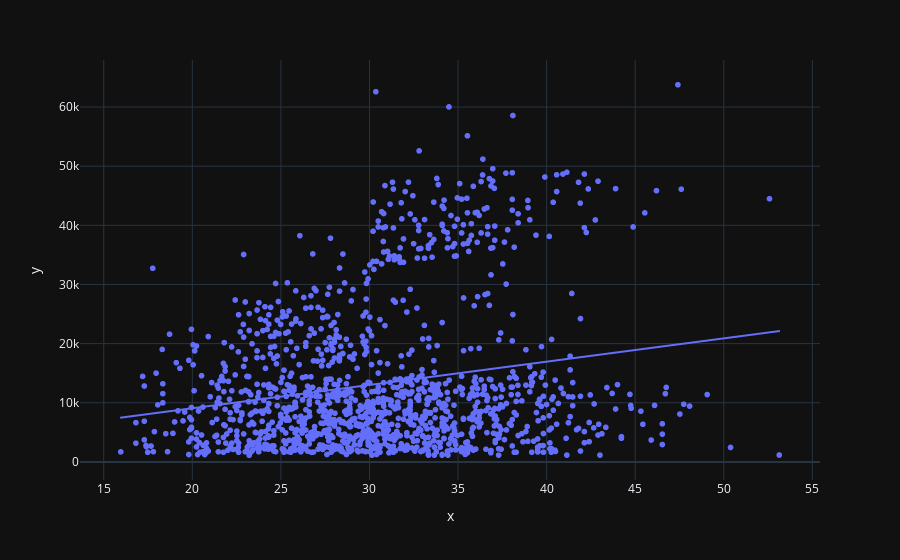

Source (notebook cell):
### Markdown cell above
### 3.4 BMI & Charges

### Code cell
px.scatter(x=filtered_data['bmi'],
           y=filtered_data['charges'],
           trendline='ols')

### Figure 1 — Plotly figure (JSON) as saved in the notebook; plotly's stock layout.template omitted (floating-point values rounded to 4 significant figures; data arrays with more than 128 entries replaced by an {"elided": "..."} marker saying what was removed)
{"data": [{"hovertemplate": "x=%{x}<br>y=%{y}<extra></extra>", "legendgroup": "", "marker": {"color": "#636efa", "symbol": "circle"}, "mode": "markers", "name": "", "showlegend": false, "x": {"elided": "1338 float values"}, "xaxis": "x", "y": {"elided": "1338 float values"}, "yaxis": "y", "type": "scattergl"}, {"hovertemplate": "<b>OLS trendline</b><br>y = 393.873 * x + 1192.94<br>R<sup>2</sup>=0.039339<br><br>x=%{x}<br>y=%{y} <b>(trend)</b><extra></extra>", "legendgroup": "", "marker": {"color": "#636efa", "symbol": "circle"}, "mode": "lines", "name": "", "showlegend": false, "x": {"elided": "1338 float values"}, "xaxis": "x", "y": {"elided": "1338 float values"}, "yaxis": "y", "type": "scattergl"}], "layout": {"xaxis": {"anchor": "y", "domain": [0.0, 1.0], "title": {"text": "x"}}, "yaxis": {"anchor": "x", "domain": [0.0, 1.0], "title": {"text": "y"}}, "legend": {"tracegroupgap": 0}, "margin": {"t": 60}}}
